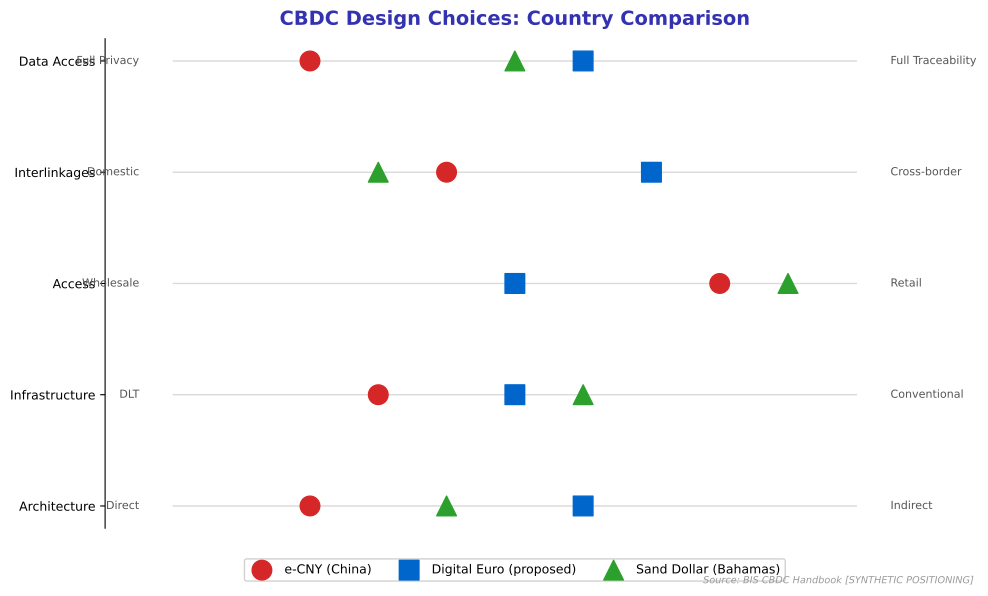

This chart was generated by the following Python code:
"""
CBDC Design Choices
Shows key design dimensions for CBDCs

Output: cbdc_design.pdf
Module: module_04_traditional
Lesson: 48 - CBDC and Future
"""

from pathlib import Path
import matplotlib.pyplot as plt
import numpy as np

plt.rcParams.update({
    'font.size': 10,
    'axes.labelsize': 10,
    'axes.titlesize': 11,
    'xtick.labelsize': 9,
    'ytick.labelsize': 9,
    'legend.fontsize': 9,
    'figure.figsize': (10, 6),
    'figure.dpi': 150
})

MLPURPLE = '#3333B2'
MLBLUE = '#0066CC'
MLORANGE = '#FF7F0E'
MLGREEN = '#2CA02C'
MLLAVENDER = '#ADADE0'

def create_chart():
    fig, ax = plt.subplots(figsize=(10, 6))

    # CBDC design spectrum
    dimensions = ['Architecture', 'Infrastructure', 'Access', 'Interlinkages', 'Data Access']

    # Position on spectrum (0 = left option, 1 = right option)
    china = [0.2, 0.3, 0.8, 0.4, 0.2]  # e-CNY
    eu = [0.6, 0.5, 0.5, 0.7, 0.6]  # Digital Euro (proposed)
    bahamas = [0.4, 0.6, 0.9, 0.3, 0.5]  # Sand Dollar

    y_pos = np.arange(len(dimensions))

    ax.scatter(china, y_pos, s=200, c=MLRED, label='e-CNY (China)', marker='o', zorder=3)
    ax.scatter(eu, y_pos, s=200, c=MLBLUE, label='Digital Euro (proposed)', marker='s', zorder=3)
    ax.scatter(bahamas, y_pos, s=200, c=MLGREEN, label='Sand Dollar (Bahamas)', marker='^', zorder=3)

    # Add spectrum lines
    for y in y_pos:
        ax.plot([0, 1], [y, y], color='gray', linewidth=1, alpha=0.3, zorder=1)

    ax.set_yticks(y_pos)
    ax.set_yticklabels(dimensions)
    ax.set_xlim(-0.1, 1.1)

    # Add spectrum labels
    labels_left = ['Direct', 'DLT', 'Wholesale', 'Domestic', 'Full Privacy']
    labels_right = ['Indirect', 'Conventional', 'Retail', 'Cross-border', 'Full Traceability']

    for y, (left, right) in enumerate(zip(labels_left, labels_right)):
        ax.text(-0.05, y, left, ha='right', va='center', fontsize=8, color='#555555')
        ax.text(1.05, y, right, ha='left', va='center', fontsize=8, color='#555555')

    ax.set_title('CBDC Design Choices: Country Comparison', fontsize=14,
                 fontweight='bold', color=MLPURPLE, pad=10)

    ax.legend(loc='upper center', bbox_to_anchor=(0.5, -0.05), ncol=3, framealpha=0.9)

    ax.spines['top'].set_visible(False)
    ax.spines['right'].set_visible(False)
    ax.spines['bottom'].set_visible(False)
    ax.set_xticks([])

    fig.text(0.98, 0.02, 'Source: BIS CBDC Handbook [SYNTHETIC POSITIONING]',
             fontsize=7, color='#999999', ha='right', style='italic')

    plt.tight_layout()

    output_path = Path(__file__).parent / 'cbdc_design.pdf'
    plt.savefig(output_path, format='pdf', dpi=300, bbox_inches='tight')
    plt.close()
    print(f"Chart saved to: {output_path}")
    return output_path

MLRED = '#D62728'

if __name__ == '__main__':
    create_chart()
